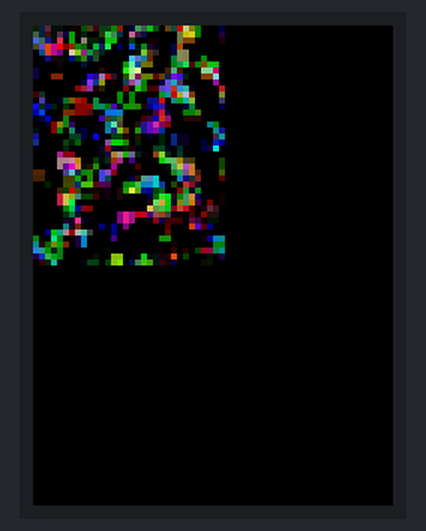
The sketch below on a simulated ESP32. Parts: 240×320 colour display. Random numbers use the default seed unless the sketch sets one.

Above: at 0.31 s.
At 1.2 s:
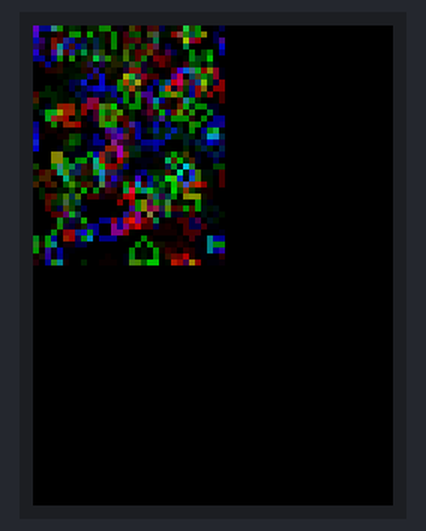
At 6.02 s:
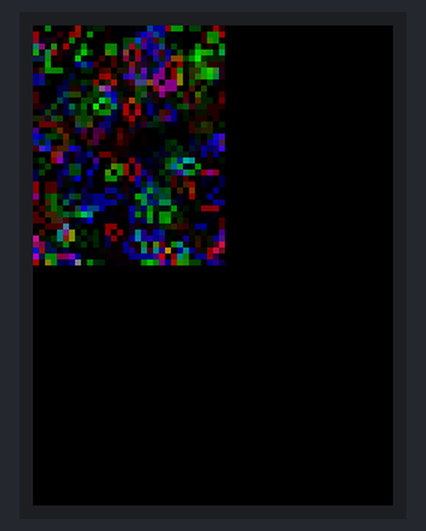
At 10.84 s:
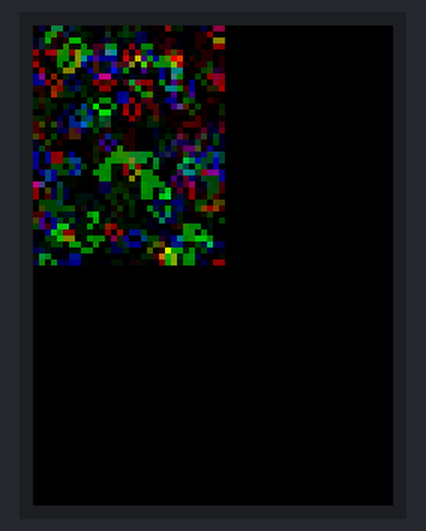
At 20.49 s:
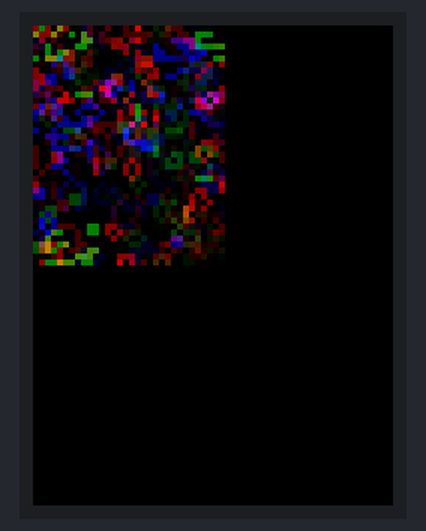
At 39.92 s:
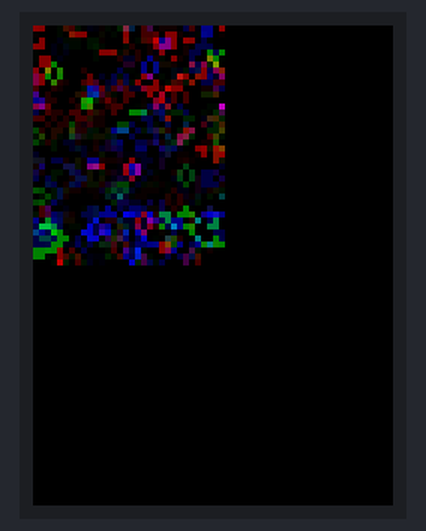

The sketch:

colorful_game_of_life.ino
```cpp
#include <TFT_eSPI.h>
#include <SPI.h>

TFT_eSPI tft = TFT_eSPI();

typedef struct Color
{
  uint8_t R;
  uint8_t G;
  uint8_t B;
} Color;

const uint8_t GRID_W = 32;
const uint8_t GRID_H = 40;
const uint8_t CELL_SIZE = 4;
const uint8_t LIFE_INIT = 30;
const uint32_t RULE = 0x1808;

Color grid[GRID_W][GRID_H];
Color next_grid[GRID_W][GRID_H];

void init_grid()
{
  for (uint8_t x = 0; x < GRID_W; x++)
  {
    for (uint8_t y = 0; y < GRID_H; y++)
    {
      if (random(100) < LIFE_INIT)
      {
        grid[x][y].R = random(256);
        grid[x][y].G = random(256);
        grid[x][y].B = random(256);
      }
      else
      {
        grid[x][y].R = 0;
        grid[x][y].G = 0;
        grid[x][y].B = 0;
      }
    }
  }
}

void render_grid()
{
  tft.startWrite();
  for (uint8_t x = 0; x < GRID_W; x++)
  {
    for (uint8_t y = 0; y < GRID_H; y++)
    {
      uint16_t c = tft.color565(grid[x][y].R, grid[x][y].G, grid[x][y].B);
      tft.fillRect(x * CELL_SIZE, y * CELL_SIZE, CELL_SIZE, CELL_SIZE, c);
    }
  }
  tft.endWrite();
}

uint8_t get_color_bits(int offset, int x, int y)
{
  uint8_t i;
  uint8_t count;

  uint8_t dead_change = 0;
  uint8_t alive_change = 0;
  uint8_t new_color = 0;

  for (i = 0; i < 8; i++)
  {
    count = 0;

    int up_row    = (y == 0) ? GRID_H - 1 : y - 1;
    int down_row  = (y == GRID_H - 1) ? 0 : y + 1;
    int left_col  = (x == 0) ? GRID_W - 1 : x - 1;
    int right_col = (x == GRID_W - 1) ? 0 : x + 1;

    if ( (*(((uint8_t*)&grid[left_col][up_row])  + offset) >> i ) & 1 ) count++;
    if ( (*(((uint8_t*)&grid[x][up_row])         + offset) >> i ) & 1 ) count++;
    if ( (*(((uint8_t*)&grid[right_col][up_row]) + offset) >> i ) & 1 ) count++;
    if ( (*(((uint8_t*)&grid[right_col][y])      + offset) >> i ) & 1 ) count++;
    if ( (*(((uint8_t*)&grid[right_col][down_row])+offset) >> i ) & 1 ) count++;
    if ( (*(((uint8_t*)&grid[x][down_row])       + offset) >> i ) & 1 ) count++;
    if ( (*(((uint8_t*)&grid[left_col][down_row])+offset) >> i ) & 1 ) count++;
    if ( (*(((uint8_t*)&grid[left_col][y])       + offset) >> i ) & 1 ) count++;

    dead_change = (RULE >> count) & 1;
    alive_change = (RULE >> (count + 9)) & 1;

    uint8_t current_bit = ( (*(((uint8_t*)&grid[x][y]) + offset)) >> i ) & 1;

    if (current_bit == 0)
      new_color |= (dead_change << i);
    else
      new_color |= (alive_change << i);
  }

  return new_color;
}


void new_generation()
{
  for (uint8_t x = 0; x < GRID_W; x++)
  {
    for (uint8_t y = 0; y < GRID_H; y++)
    {
      next_grid[x][y].R = get_color_bits(0, x, y);
      next_grid[x][y].G = get_color_bits(1, x, y);
      next_grid[x][y].B = get_color_bits(2, x, y);
    }
  }

  memcpy(grid, next_grid, sizeof(grid));
}

void setup()
{
  tft.init();
  tft.setRotation(0);
  tft.fillScreen(TFT_BLACK);
  randomSeed(analogRead(A0));
  init_grid();
}

void loop()
{
  new_generation();
  render_grid();
  delay(100);
}
```
